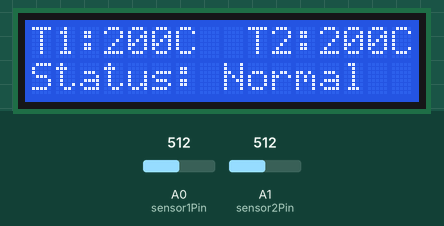
Recording of a sketch running on a simulated Arduino Uno, built with avr-gcc and run on an emulated ATmega328P. On the bench: 16×2 character LCD. Inputs (shaded band) come from the test bench; at power-on: A0 (sensor1Pin) = 512, A1 (sensor2Pin) = 512. What the sketch prints to the serial monitor is not drawn.

Above: at 2.7 s.
2.8 s: A0 (sensor1Pin) set to 532
At 4.7 s:
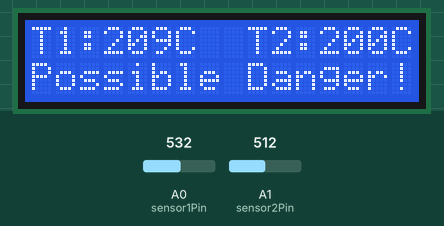
5.0 s: A1 (sensor2Pin) set to 716
At 6.7 s:
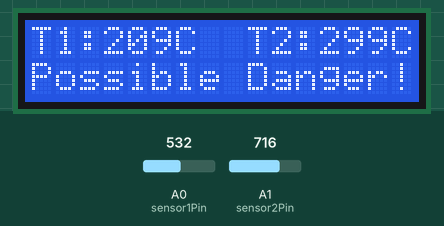
7.1 s: A0 (sensor1Pin) set to 511
At 8.8 s:
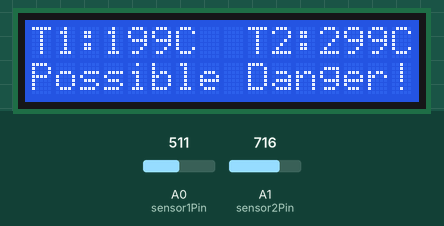
9.1 s: A1 (sensor2Pin) set to 900
At 10.8 s:
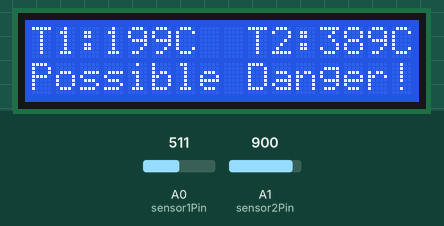
11.1 s: A1 (sensor2Pin) set to 1023
At 12.8 s:
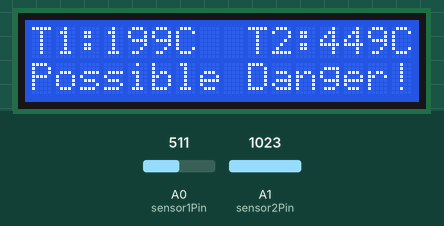
13.1 s: A0 (sensor1Pin) set to 306
At 14.9 s:
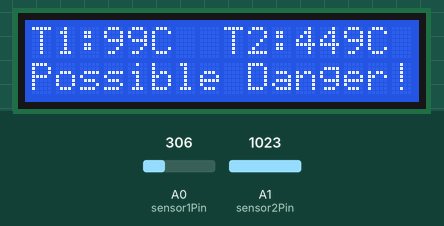
Timing chart, 0 to 16.1 s (numbered marks = the images above; inputs shaded):
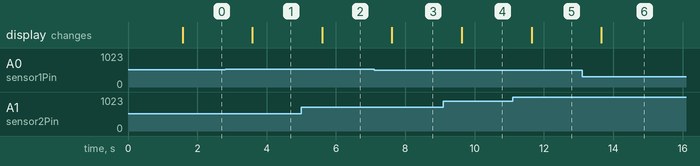

The sketch:

ldrcircuit1.ino
```cpp
#include <LiquidCrystal.h>

// initialize the library with the numbers of the interface pins based on the schematic
LiquidCrystal lcd(12, 11, 5, 4, 3, 2);

const int sensor1Pin = A0;
  const int sensor2Pin= A1;

// Threshold for how much temperature difference triggers the danger warning
 const float dangerThreshold = 5.0;

void setup() {
  Serial.begin(9600);

  // set up the LCD's number of columns and rows:
    lcd.begin(16, 2);

  lcd.print("System Boot...");
  delay(1500);
   lcd.clear();
}

void loop() {

  // Read analog values from both TMP36 sensors
  int reading1 = analogRead(sensor1Pin);
   int reading2 = analogRead(sensor2Pin);

  // Convert the 0-1023 reading to voltage (assuming 5V Arduino)
  float voltage1 = reading1 * 5.0 / 1024.0;
  float voltage2= reading2 * 5.0 / 1024.0;

  // Convert voltage to Celsius
  // The TMP36 has a 500mV offset and 10mV/degree scale
  float temp1 = (voltage1 - 0.5) * 100.0;
    float temp2 = (voltage2 - 0.5) * 100.0;


  // Calculate the difference between the two ends of the battery/motor
  float tempDifference = abs(temp1 - temp2);


  // --- LCD Display Logic ---

  // Top row: Show both temperatures
  lcd.setCursor(0, 0);
  lcd.print("T1:");
  lcd.print((int)temp1);
  lcd.print("C  T2:");
   lcd.print((int)temp2);
  lcd.print("C    "); // Extra spaces to clear old characters

  // Bottom row: Danger check
  lcd.setCursor(0, 1);

  if (tempDifference >= dangerThreshold) {
    lcd.print("Possible Danger!");
  } else {
     lcd.print("Status: Normal  ");
  }

  // Print to serial monitor just in case we need to debug
  Serial.print("Sensor 1: "); Serial.print(temp1); Serial.print(" C | ");
  Serial.print("Sensor 2: "); Serial.print(temp2); Serial.print(" C | ");
  Serial.print("Delta: "); Serial.println(tempDifference);


  delay(1000);
}

/*
Here is a quick breakdown of how this temperature monitor works:

- Reading the Heat: The Arduino constantly takes voltage readings from the two TMP36 sensors on pins A0 and A1. It converts those raw numbers into actual Celsius temperatures using the standard TMP36 math formula.
- Side-by-Side Check: It compares the temperature of sensor 1 against sensor 2. If one side of the battery gets way hotter than the other (meaning something is probably failing or shorting out), it calculates that difference.
- The LCD Display: The top row of the screen always shows you the live temps of T1 and T2.
- The Warning System: I set a threshold of 5 degrees. If the difference between the two sensors hits 5 degrees or more, the bottom row of the screen switches from "Status: Normal" to "Possible Danger!".
*/
```

Measured:
- the behaviour switches between 522 and 523 on A0 (sensor1Pin) (found by bisection; images 0 and 1)
- after the input at 2.8 s, the display: changes after 0.79 s (image 1)
- after the input at 5.0 s, the display: changes after 0.60 s (image 2)
- after the input at 7.1 s, the display: changes after 0.52 s (image 3)
- after the input at 9.1 s, the display: changes after 0.53 s (image 4)
- after the input at 11.1 s, the display: changes after 0.55 s (image 5)
- after the input at 13.1 s, the display: changes after 0.56 s (image 6)
